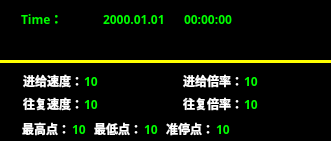
     <widget class="QFrame" name="frame_5">
      <property name="geometry">
       <rect>
        <x>390</x>
        <y>150</y>
        <width>331</width>
        <height>141</height>
       </rect>
      </property>
      <property name="styleSheet">
       <string notr="true">background-color: rgb(0, 0, 0);</string>
      </property>
      <property name="frameShape">
       <enum>QFrame::Box</enum>
      </property>
      <property name="frameShadow">
       <enum>QFrame::Sunken</enum>
      </property>
      <widget class="Line" name="line_4">
       <property name="geometry">
        <rect>
         <x>0</x>
         <y>60</y>
         <width>351</width>
         <height>3</height>
        </rect>
       </property>
       <property name="sizePolicy">
        <sizepolicy hsizetype="Minimum" vsizetype="Maximum">
         <horstretch>0</horstretch>
         <verstretch>0</verstretch>
        </sizepolicy>
       </property>
       <property name="maximumSize">
        <size>
         <width>16777215</width>
         <height>3</height>
        </size>
       </property>
       <property name="styleSheet">
        <string notr="true">background-color: rgb(255, 255, 0);</string>
       </property>
       <property name="lineWidth">
        <number>-2</number>
       </property>
       <property name="orientation">
        <enum>Qt::Horizontal</enum>
       </property>
      </widget>
      <widget class="QLabel" name="label_164">
       <property name="geometry">
        <rect>
         <x>23</x>
         <y>96</y>
         <width>61</width>
         <height>16</height>
        </rect>
       </property>
       <property name="font">
        <font>
         <family>微软雅黑</family>
         <weight>75</weight>
         <bold>true</bold>
        </font>
       </property>
       <property name="styleSheet">
        <string notr="true">color: rgb(255, 255, 255);</string>
       </property>
       <property name="text">
        <string>往复速度：</string>
       </property>
      </widget>
      <widget class="QLabel" name="label_165">
       <property name="geometry">
        <rect>
         <x>84</x>
         <y>96</y>
         <width>21</width>
         <height>16</height>
        </rect>
       </property>
       <property name="font">
        <font>
         <family>微软雅黑</family>
         <weight>75</weight>
         <bold>true</bold>
        </font>
       </property>
       <property name="styleSheet">
        <string notr="true">color: rgb(0, 255, 0);</string>
       </property>
       <property name="text">
        <string>10</string>
       </property>
      </widget>
      <widget class="QLabel" name="label_166">
       <property name="geometry">
        <rect>
         <x>183</x>
         <y>73</y>
         <width>61</width>
         <height>16</height>
        </rect>
       </property>
       <property name="font">
        <font>
         <family>微软雅黑</family>
         <weight>75</weight>
         <bold>true</bold>
        </font>
       </property>
       <property name="styleSheet">
        <string notr="true">color: rgb(255, 255, 255);</string>
       </property>
       <property name="text">
        <string>进给倍率：</string>
       </property>
      </widget>
      <widget class="QLabel" name="label_167">
       <property name="geometry">
        <rect>
         <x>244</x>
         <y>73</y>
         <width>31</width>
         <height>16</height>
        </rect>
       </property>
       <property name="font">
        <font>
         <family>微软雅黑</family>
         <weight>75</weight>
         <bold>true</bold>
        </font>
       </property>
       <property name="styleSheet">
        <string notr="true">color: rgb(0, 255, 0);</string>
       </property>
       <property name="text">
        <string>10</string>
       </property>
      </widget>
      <widget class="QLabel" name="label_168">
       <property name="geometry">
        <rect>
         <x>183</x>
         <y>96</y>
         <width>61</width>
         <height>16</height>
        </rect>
       </property>
       <property name="font">
        <font>
         <family>微软雅黑</family>
         <weight>75</weight>
         <bold>true</bold>
        </font>
       </property>
       <property name="styleSheet">
        <string notr="true">color: rgb(255, 255, 255);</string>
       </property>
       <property name="text">
        <string>往复倍率：</string>
       </property>
      </widget>
      <widget class="QLabel" name="label_169">
       <property name="geometry">
        <rect>
         <x>244</x>
         <y>96</y>
         <width>31</width>
         <height>16</height>
        </rect>
       </property>
       <property name="font">
        <font>
         <family>微软雅黑</family>
         <weight>75</weight>
         <bold>true</bold>
        </font>
       </property>
       <property name="styleSheet">
        <string notr="true">color: rgb(0, 255, 0);</string>
       </property>
       <property name="text">
        <string>10</string>
       </property>
      </widget>
      <widget class="QLabel" name="label_170">
       <property name="geometry">
        <rect>
         <x>72</x>
         <y>121</y>
         <width>21</width>
         <height>16</height>
        </rect>
       </property>
       <property name="font">
        <font>
         <family>微软雅黑</family>
         <weight>75</weight>
         <bold>true</bold>
        </font>
       </property>
       <property name="styleSheet">
        <string notr="true">color: rgb(0, 255, 0);</string>
       </property>
       <property name="text">
        <string>10</string>
       </property>
      </widget>
      <widget class="QLabel" name="label_171">
       <property name="geometry">
        <rect>
         <x>22</x>
         <y>121</y>
         <width>44</width>
         <height>16</height>
        </rect>
       </property>
       <property name="font">
        <font>
         <family>微软雅黑</family>
         <weight>75</weight>
         <bold>true</bold>
        </font>
       </property>
       <property name="styleSheet">
        <string notr="true">color: rgb(255, 255, 255);</string>
       </property>
       <property name="text">
        <string>最高点：</string>
       </property>
      </widget>
      <widget class="QLabel" name="label_172">
       <property name="geometry">
        <rect>
         <x>94</x>
         <y>121</y>
         <width>44</width>
         <height>16</height>
        </rect>
       </property>
       <property name="font">
        <font>
         <family>微软雅黑</family>
         <weight>75</weight>
         <bold>true</bold>
        </font>
       </property>
       <property name="styleSheet">
        <string notr="true">color: rgb(255, 255, 255);</string>
       </property>
       <property name="text">
        <string>最低点：</string>
       </property>
      </widget>
      <widget class="QLabel" name="label_173">
       <property name="geometry">
        <rect>
         <x>144</x>
         <y>121</y>
         <width>21</width>
         <height>16</height>
        </rect>
       </property>
       <property name="font">
        <font>
         <family>微软雅黑</family>
         <weight>75</weight>
         <bold>true</bold>
        </font>
       </property>
       <property name="styleSheet">
        <string notr="true">color: rgb(0, 255, 0);</string>
       </property>
       <property name="text">
        <string>10</string>
       </property>
      </widget>
      <widget class="QLabel" name="label_174">
       <property name="geometry">
        <rect>
         <x>216</x>
         <y>121</y>
         <width>16</width>
         <height>16</height>
        </rect>
       </property>
       <property name="font">
        <font>
         <family>微软雅黑</family>
         <weight>75</weight>
         <bold>true</bold>
        </font>
       </property>
       <property name="styleSheet">
        <string notr="true">color: rgb(0, 255, 0);</string>
       </property>
       <property name="text">
        <string>10</string>
       </property>
      </widget>
      <widget class="QLabel" name="label_175">
       <property name="geometry">
        <rect>
         <x>166</x>
         <y>121</y>
         <width>44</width>
         <height>16</height>
        </rect>
       </property>
       <property name="font">
        <font>
         <family>微软雅黑</family>
         <weight>75</weight>
         <bold>true</bold>
        </font>
       </property>
       <property name="styleSheet">
        <string notr="true">color: rgb(255, 255, 255);</string>
       </property>
       <property name="text">
        <string>准停点：</string>
       </property>
      </widget>
      <widget class="QLabel" name="label_176">
       <property name="geometry">
        <rect>
         <x>21</x>
         <y>11</y>
         <width>38</width>
         <height>16</height>
        </rect>
       </property>
       <property name="font">
        <font>
         <family>微软雅黑</family>
         <weight>75</weight>
         <bold>true</bold>
        </font>
       </property>
       <property name="styleSheet">
        <string notr="true">color: rgb(0, 255, 0);</string>
       </property>
       <property name="text">
        <string>Time：</string>
       </property>
      </widget>
      <widget class="QLabel" name="label_date_4">
       <property name="geometry">
        <rect>
         <x>103</x>
         <y>11</y>
         <width>62</width>
         <height>16</height>
        </rect>
       </property>
       <property name="font">
        <font>
         <family>微软雅黑</family>
         <weight>75</weight>
         <bold>true</bold>
        </font>
       </property>
       <property name="styleSheet">
        <string notr="true">color: rgb(0, 255, 0);</string>
       </property>
       <property name="text">
        <string>2000.01.01</string>
       </property>
      </widget>
      <widget class="QLabel" name="label_time_4">
       <property name="geometry">
        <rect>
         <x>184</x>
         <y>11</y>
         <width>71</width>
         <height>16</height>
        </rect>
       </property>
       <property name="font">
        <font>
         <family>微软雅黑</family>
         <weight>75</weight>
         <bold>true</bold>
        </font>
       </property>
       <property name="styleSheet">
        <string notr="true">color: rgb(0, 255, 0);</string>
       </property>
       <property name="text">
        <string>00:00:00</string>
       </property>
      </widget>
      <widget class="QLabel" name="label_177">
       <property name="geometry">
        <rect>
         <x>23</x>
         <y>73</y>
         <width>61</width>
         <height>16</height>
        </rect>
       </property>
       <property name="font">
        <font>
         <family>微软雅黑</family>
         <weight>75</weight>
         <bold>true</bold>
        </font>
       </property>
       <property name="styleSheet">
        <string notr="true">color: rgb(255, 255, 255);</string>
       </property>
       <property name="text">
        <string>进给速度：</string>
       </property>
      </widget>
      <widget class="QLabel" name="label_178">
       <property name="geometry">
        <rect>
         <x>84</x>
         <y>73</y>
         <width>31</width>
         <height>16</height>
        </rect>
       </property>
       <property name="font">
        <font>
         <family>微软雅黑</family>
         <weight>75</weight>
         <bold>true</bold>
        </font>
       </property>
       <property name="styleSheet">
        <string notr="true">color: rgb(0, 255, 0);</string>
       </property>
       <property name="text">
        <string>10</string>
       </property>
      </widget>
     </widget>
